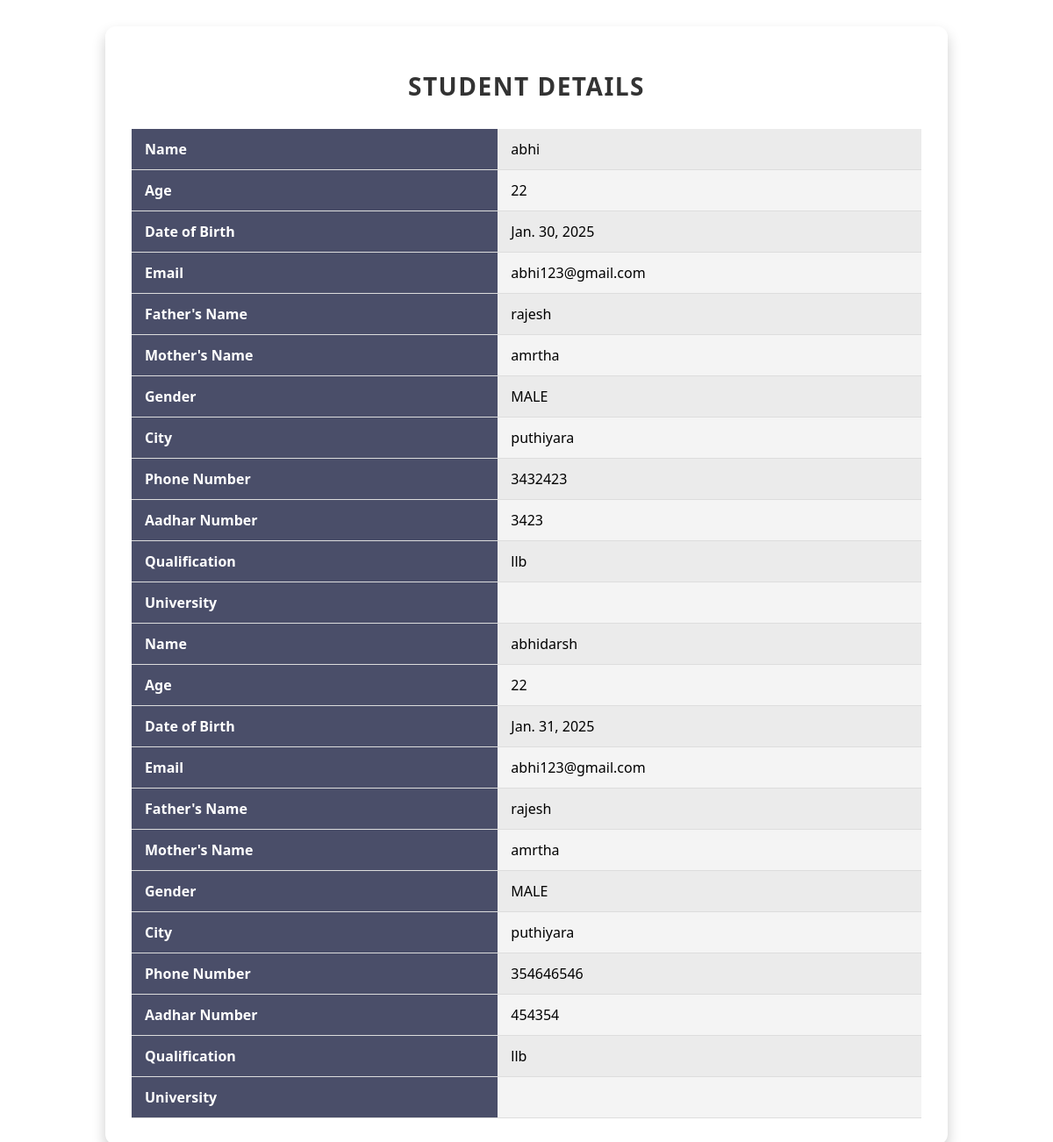
The app's page /manager/view_std/ with its own data.
### student/models.py (models this page shows)
class studentmodel(models.Model):
    Gender_choices = [
        ('MALE', 'male'),
        ('FEMALE', 'female'),
        ('OTHER', 'other')
    ]
    university_under = [
        ('CENTER', 'center'),
        ('CALICUT', 'calicut'),
        ('COCHIN', 'cochin'),
        ('NATIONAL', 'national')
    ]
    Name = models.CharField(max_length=25, null=True, blank=True)
    Age = models.IntegerField(null=True, blank=True)
    Date_of_birth = models.DateField(null=True, blank=True)
    Email = models.EmailField(null=True, blank=True)
    Father_name = models.CharField(max_length=20, null=True, blank=True)
    login_page = models.OneToOneField(Usermodel, on_delete=models.CASCADE, null=True, blank=True)
    Mother_name = models.CharField(max_length=20, null=True, blank=True)
    Gender = models.CharField(max_length=10, choices=Gender_choices)
    City = models.CharField(max_length=20, null=True, blank=True)
    Ph_num = models.IntegerField(null=True, blank=True)
    Addar_num = models.IntegerField(null=True, blank=True)
    Qualification = models.CharField(max_length=20, null=True, blank=True)
    University = models.CharField(max_length=20, null=True, blank=True, choices=university_under)
    status = models.CharField(default="active", max_length=10, null=True, blank=True)
    is_active = models.BooleanField(default=True, null=True, blank=True)
    created_at = models.DateTimeField(auto_now_add=True, null=True, blank=True)
    updated_at = models.DateTimeField(auto_now=True, null=True, blank=True)

### manager/views.py (the view)
# urls.py: path('view_std/', student_view.as_view(), name="view_std"),
class student_view(View):
    def get(self,request):
        std_view = studentmodel.objects.all()
        return render(request,"manager/view_student.html",{'view':std_view})

### templates/manager/view_student.html (shortened to what this page needs)
<!DOCTYPE html>
<html lang="en">
<head>
</head>
<body>
    <div class="container">
        <h1>Student Details</h1>
        {% for students in view %}
        <table>
            <tr>
                <th>Name</th><td>{{ students.Name }}</td>
            </tr>
            <tr>
                <th>Age</th><td>{{ students.Age }}</td>
            </tr>
            <tr>
                <th>Date of Birth</th><td>{{ students.Date_of_birth }}</td>
            </tr>
            <tr>
                <th>Email</th><td>{{ students.Email }}</td>
            </tr>
            <tr>
                <th>Father's Name</th><td>{{ students.Father_name }}</td>
            </tr>
            <tr>
                <th>Mother's Name</th><td>{{ students.Mother_name }}</td>
            </tr>
            <tr>
                <th>Gender</th><td>{{ students.Gender }}</td>
            </tr>
            <tr>
                <th>City</th><td>{{ students.City }}</td>
            </tr>
            <tr>
                <th>Phone Number</th><td>{{ students.Ph_num }}</td>
            </tr>
            <tr>
                <th>Aadhar Number</th><td>{{ students.Addar_num }}</td>
            </tr>
            <tr>
                <th>Qualification</th><td>{{ students.Qualification }}</td>
            </tr>
            <tr>
                <th>University</th><td>{{ students.university }}</td>
            </tr>
        </table>
        {% endfor %}
    </div><br>
</body>
</html>

### templates/manager/view_student.html (style rules this page uses)
body { font-family: 'Segoe UI', Tahoma, Geneva, Verdana, sans-serif; margin: 0; padding: 0; }
.container { max-width: 900px; margin: 30px auto; background: #ffffff; padding: 30px; border-radius: 12px; box-shadow: 0 8px 16px rgba(0, 0, 0, 0.2); overflow: hidden; }
h1 { text-align: center; color: #333; font-size: 28px; margin-bottom: 30px; text-transform: uppercase; letter-spacing: 1.5px; }
table { width: 100%; border-spacing: 0; border-collapse: collapse; }
th, td { padding: 12px 15px; border-bottom: 1px solid #ddd; text-align: left; font-size: 16px; }
th { background: #4a4e69; color: #ffffff; font-weight: 600; }
td { background-color: #f4f4f4; }
tr:nth-child(odd) td { background-color: #ebebeb; }

### records on screen
studentmodel: Name "abhi", Age "22", Date_of_birth "Jan. 30, 2025", Email "abhi123@gmail.com", Father_name "rajesh", Mother_name "amrtha", Gender "MALE", City "puthiyara", Ph_num "3432423", Addar_num "3423", Qualification "llb"
studentmodel: Name "abhidarsh", Age "22", Date_of_birth "Jan. 31, 2025", Email "abhi123@gmail.com", Father_name "rajesh", Mother_name "amrtha", Gender "MALE", City "puthiyara", Ph_num "354646546", Addar_num "454354", Qualification "llb"
